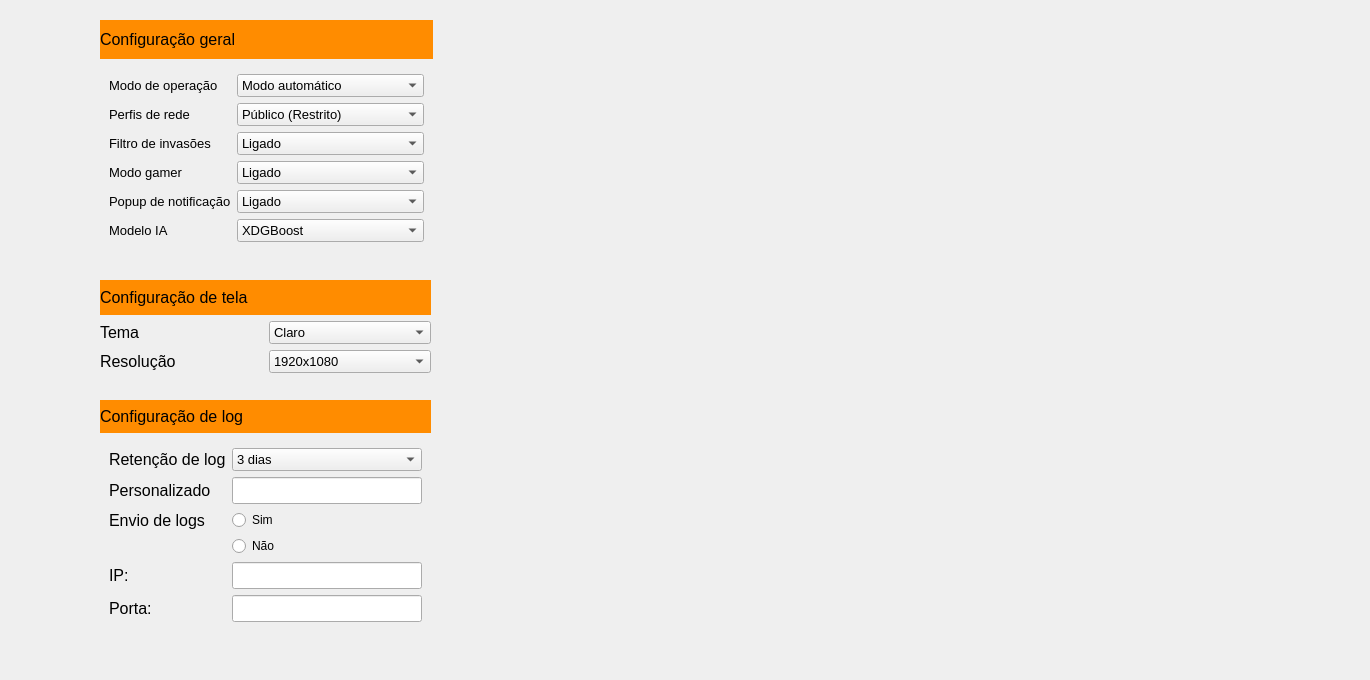
    <widget class="QWidget" name="tab_5">
     <attribute name="title">
      <string>Configurações</string>
     </attribute>
     <widget class="QLabel" name="label_Background_3">
      <property name="geometry">
       <rect>
        <x>420</x>
        <y>40</y>
        <width>941</width>
        <height>631</height>
       </rect>
      </property>
      <property name="text">
       <string/>
      </property>
      <property name="pixmap">
       <pixmap>../images/ChatGPT_Image_12_de_abr._de_2025__18_25_05-removebg-preview-lallala.png</pixmap>
      </property>
      <property name="scaledContents">
       <bool>true</bool>
      </property>
      <property name="alignment">
       <set>Qt::AlignmentFlag::AlignRight|Qt::AlignmentFlag::AlignTrailing|Qt::AlignmentFlag::AlignVCenter</set>
      </property>
     </widget>
     <widget class="QWidget" name="verticalWidget_ConfGeral_3" native="true">
      <property name="geometry">
       <rect>
        <x>100</x>
        <y>20</y>
        <width>333</width>
        <height>231</height>
       </rect>
      </property>
      <layout class="QVBoxLayout" name="verticalLayout_2">
       <item>
        <widget class="QLabel" name="label_ConfGeral_4">
         <property name="font">
          <font>
           <pointsize>-1</pointsize>
          </font>
         </property>
         <property name="styleSheet">
          <string notr="true">background-color: #FF8C00;
font-size: 16px;</string>
         </property>
         <property name="text">
          <string>Configuração geral</string>
         </property>
        </widget>
       </item>
       <item>
        <widget class="QWidget" name="widget_Opcoesgeral_4" native="true">
         <layout class="QFormLayout" name="formLayout_6">
          <item row="2" column="0">
           <widget class="QLabel" name="label_MododeOperacao">
            <property name="font">
             <font>
              <family>Segoe UI</family>
              <pointsize>10</pointsize>
              <italic>false</italic>
              <bold>false</bold>
             </font>
            </property>
            <property name="styleSheet">
             <string notr="true">font: 10pt &quot;Segoe UI&quot;;</string>
            </property>
            <property name="text">
             <string>Modo de operação</string>
            </property>
           </widget>
          </item>
          <item row="2" column="1">
           <widget class="QComboBox" name="comboBox_operacao">
            <property name="font">
             <font>
              <family>Segoe UI</family>
              <pointsize>10</pointsize>
              <italic>false</italic>
              <bold>false</bold>
             </font>
            </property>
            <property name="styleSheet">
             <string notr="true">font: 10pt &quot;Segoe UI&quot;;</string>
            </property>
            <item>
             <property name="text">
              <string>Modo automático</string>
             </property>
            </item>
            <item>
             <property name="text">
              <string>Modo Interativo</string>
             </property>
            </item>
            <item>
             <property name="text">
              <string>Modo personalizado</string>
             </property>
            </item>
           </widget>
          </item>
          <item row="3" column="0">
           <widget class="QLabel" name="label_PerfisRede">
            <property name="font">
             <font>
              <family>Segoe UI</family>
              <pointsize>10</pointsize>
              <italic>false</italic>
              <bold>false</bold>
             </font>
            </property>
            <property name="styleSheet">
             <string notr="true">font: 10pt &quot;Segoe UI&quot;;</string>
            </property>
            <property name="text">
             <string>Perfis de rede</string>
            </property>
           </widget>
          </item>
          <item row="3" column="1">
           <widget class="QComboBox" name="comboBox_PerfisRede">
            <property name="font">
             <font>
              <family>Segoe UI</family>
              <pointsize>10</pointsize>
              <italic>false</italic>
              <bold>false</bold>
             </font>
            </property>
            <property name="styleSheet">
             <string notr="true">font: 10pt &quot;Segoe UI&quot;;</string>
            </property>
            <item>
             <property name="text">
              <string>Público (Restrito)</string>
             </property>
            </item>
            <item>
             <property name="text">
              <string>Privado (Casa/trabalho)</string>
             </property>
            </item>
            <item>
             <property name="text">
              <string>Dominio(Corporativo)</string>
             </property>
            </item>
           </widget>
          </item>
          <item row="4" column="0">
           <widget class="QLabel" name="label_FiltrodeInvasoes">
            <property name="font">
             <font>
              <family>Segoe UI</family>
              <pointsize>10</pointsize>
              <italic>false</italic>
              <bold>false</bold>
             </font>
            </property>
            <property name="styleSheet">
             <string notr="true">font: 10pt &quot;Segoe UI&quot;;</string>
            </property>
            <property name="text">
             <string>Filtro de invasões</string>
            </property>
           </widget>
          </item>
          <item row="4" column="1">
           <widget class="QComboBox" name="comboBox_filtro">
            <property name="font">
             <font>
              <family>Segoe UI</family>
              <pointsize>10</pointsize>
              <italic>false</italic>
              <bold>false</bold>
             </font>
            </property>
            <property name="styleSheet">
             <string notr="true">font: 10pt &quot;Segoe UI&quot;;</string>
            </property>
            <item>
             <property name="text">
              <string>Ligado</string>
             </property>
            </item>
            <item>
             <property name="text">
              <string>Desligado</string>
             </property>
            </item>
           </widget>
          </item>
          <item row="5" column="0">
           <widget class="QLabel" name="label_ModoGamer">
            <property name="font">
             <font>
              <family>Segoe UI</family>
              <pointsize>10</pointsize>
              <italic>false</italic>
              <bold>false</bold>
             </font>
            </property>
            <property name="styleSheet">
             <string notr="true">font: 10pt &quot;Segoe UI&quot;;</string>
            </property>
            <property name="text">
             <string>Modo gamer</string>
            </property>
           </widget>
          </item>
          <item row="5" column="1">
           <widget class="QComboBox" name="comboBox_ModoGamer">
            <property name="font">
             <font>
              <family>Segoe UI</family>
              <pointsize>10</pointsize>
              <italic>false</italic>
              <bold>false</bold>
             </font>
            </property>
            <property name="styleSheet">
             <string notr="true">font: 10pt &quot;Segoe UI&quot;;</string>
            </property>
            <item>
             <property name="text">
              <string>Ligado</string>
             </property>
            </item>
            <item>
             <property name="text">
              <string>Desligado</string>
             </property>
            </item>
           </widget>
          </item>
          <item row="6" column="0">
           <widget class="QLabel" name="label_PopupdeNotif">
            <property name="font">
             <font>
              <family>Segoe UI</family>
              <pointsize>10</pointsize>
              <italic>false</italic>
              <bold>false</bold>
             </font>
            </property>
            <property name="styleSheet">
             <string notr="true">font: 10pt &quot;Segoe UI&quot;;</string>
            </property>
            <property name="text">
             <string>Popup de notificação</string>
            </property>
           </widget>
          </item>
          <item row="6" column="1">
           <widget class="QComboBox" name="comboBox_PopupdeNotif">
            <property name="font">
             <font>
              <family>Segoe UI</family>
              <pointsize>10</pointsize>
              <italic>false</italic>
              <bold>false</bold>
             </font>
            </property>
            <property name="styleSheet">
             <string notr="true">font: 10pt &quot;Segoe UI&quot;;</string>
            </property>
            <item>
             <property name="text">
              <string>Ligado</string>
             </property>
            </item>
            <item>
             <property name="text">
              <string>Desligado</string>
             </property>
            </item>
           </widget>
          </item>
          <item row="7" column="0">
           <widget class="QLabel" name="label_ModeloIA">
            <property name="font">
             <font>
              <family>Segoe UI</family>
              <pointsize>10</pointsize>
              <italic>false</italic>
              <bold>false</bold>
             </font>
            </property>
            <property name="styleSheet">
             <string notr="true">font: 10pt &quot;Segoe UI&quot;;</string>
            </property>
            <property name="frameShape">
             <enum>QFrame::Shape::NoFrame</enum>
            </property>
            <property name="frameShadow">
             <enum>QFrame::Shadow::Plain</enum>
            </property>
            <property name="lineWidth">
             <number>1</number>
            </property>
            <property name="text">
             <string>Modelo IA</string>
            </property>
            <property name="textFormat">
             <enum>Qt::TextFormat::AutoText</enum>
            </property>
           </widget>
          </item>
          <item row="7" column="1">
           <widget class="QComboBox" name="comboBox_ModeloIA">
            <property name="enabled">
             <bool>true</bool>
            </property>
            <property name="font">
             <font>
              <family>Segoe UI</family>
              <pointsize>10</pointsize>
              <italic>false</italic>
              <bold>false</bold>
             </font>
            </property>
            <property name="styleSheet">
             <string notr="true">font: 10pt &quot;Segoe UI&quot;;</string>
            </property>
            <property name="sizeAdjustPolicy">
             <enum>QComboBox::SizeAdjustPolicy::AdjustToContentsOnFirstShow</enum>
            </property>
            <property name="frame">
             <bool>true</bool>
            </property>
            <item>
             <property name="text">
              <string>XDGBoost</string>
             </property>
            </item>
            <item>
             <property name="text">
              <string>Random Forest</string>
             </property>
            </item>
           </widget>
          </item>
         </layout>
        </widget>
       </item>
      </layout>
     </widget>
     <widget class="QWidget" name="widget_configuracaodeIA_3" native="true">
      <property name="geometry">
       <rect>
        <x>100</x>
        <y>280</y>
        <width>331</width>
        <height>93</height>
       </rect>
      </property>
      <layout class="QGridLayout" name="gridLayout">
       <item row="0" column="0" colspan="2">
        <widget class="QLabel" name="label_ConfiguracaodeIA_3">
         <property name="sizePolicy">
          <sizepolicy hsizetype="Minimum" vsizetype="Minimum">
           <horstretch>0</horstretch>
           <verstretch>0</verstretch>
          </sizepolicy>
         </property>
         <property name="minimumSize">
          <size>
           <width>20</width>
           <height>20</height>
          </size>
         </property>
         <property name="font">
          <font>
           <pointsize>-1</pointsize>
          </font>
         </property>
         <property name="styleSheet">
          <string notr="true">background-color: #FF8C00;
font-size: 16px;</string>
         </property>
         <property name="text">
          <string>Configuração de tela</string>
         </property>
        </widget>
       </item>
       <item row="1" column="0">
        <widget class="QLabel" name="label_Tema_2">
         <property name="font">
          <font>
           <pointsize>12</pointsize>
          </font>
         </property>
         <property name="styleSheet">
          <string notr="true">color: black
</string>
         </property>
         <property name="frameShape">
          <enum>QFrame::Shape::NoFrame</enum>
         </property>
         <property name="frameShadow">
          <enum>QFrame::Shadow::Plain</enum>
         </property>
         <property name="lineWidth">
          <number>1</number>
         </property>
         <property name="text">
          <string>Tema</string>
         </property>
         <property name="textFormat">
          <enum>Qt::TextFormat::AutoText</enum>
         </property>
        </widget>
       </item>
       <item row="1" column="1">
        <widget class="QComboBox" name="comboBox_Tema">
         <property name="enabled">
          <bool>true</bool>
         </property>
         <property name="font">
          <font>
           <family>Segoe UI</family>
           <pointsize>10</pointsize>
           <italic>false</italic>
           <bold>false</bold>
          </font>
         </property>
         <property name="cursor">
          <cursorShape>PointingHandCursor</cursorShape>
         </property>
         <property name="styleSheet">
          <string notr="true">font: 10pt &quot;Segoe UI&quot;;</string>
         </property>
         <property name="sizeAdjustPolicy">
          <enum>QComboBox::SizeAdjustPolicy::AdjustToContentsOnFirstShow</enum>
         </property>
         <property name="frame">
          <bool>true</bool>
         </property>
         <item>
          <property name="text">
           <string>Claro</string>
          </property>
         </item>
         <item>
          <property name="text">
           <string>Escuro</string>
          </property>
         </item>
         <item>
          <property name="text">
           <string>Opções</string>
          </property>
         </item>
        </widget>
       </item>
       <item row="2" column="0">
        <widget class="QLabel" name="label_Resolucao_2">
         <property name="font">
          <font>
           <pointsize>12</pointsize>
          </font>
         </property>
         <property name="styleSheet">
          <string notr="true">color: black;</string>
         </property>
         <property name="frameShape">
          <enum>QFrame::Shape::NoFrame</enum>
         </property>
         <property name="frameShadow">
          <enum>QFrame::Shadow::Plain</enum>
         </property>
         <property name="lineWidth">
          <number>1</number>
         </property>
         <property name="text">
          <string>Resolução</string>
         </property>
         <property name="textFormat">
          <enum>Qt::TextFormat::AutoText</enum>
         </property>
        </widget>
       </item>
       <item row="2" column="1">
        <widget class="QComboBox" name="comboBox_Resolucao">
         <property name="enabled">
          <bool>true</bool>
         </property>
         <property name="font">
          <font>
           <family>Segoe UI</family>
           <pointsize>10</pointsize>
           <italic>false</italic>
           <bold>false</bold>
          </font>
         </property>
         <property name="cursor">
          <cursorShape>PointingHandCursor</cursorShape>
         </property>
         <property name="styleSheet">
          <string notr="true">font: 10pt &quot;Segoe UI&quot;;</string>
         </property>
         <property name="sizeAdjustPolicy">
          <enum>QComboBox::SizeAdjustPolicy::AdjustToContentsOnFirstShow</enum>
         </property>
         <property name="frame">
          <bool>true</bool>
         </property>
         <item>
          <property name="text">
           <string>1920x1080</string>
          </property>
         </item>
         <item>
          <property name="text">
           <string>1360x768</string>
          </property>
         </item>
         <item>
          <property name="text">
           <string>800x400</string>
          </property>
         </item>
        </widget>
       </item>
      </layout>
     </widget>
     <widget class="QWidget" name="verticalWidget_ConfGeral_2" native="true">
      <property name="geometry">
       <rect>
        <x>100</x>
        <y>400</y>
        <width>331</width>
        <height>231</height>
       </rect>
      </property>
      <layout class="QVBoxLayout" name="verticalLayout_4">
       <item>
        <widget class="QLabel" name="label_ConfLog">
         <property name="font">
          <font>
           <pointsize>-1</pointsize>
          </font>
         </property>
         <property name="styleSheet">
          <string notr="true">background-color: #FF8C00;
font-size: 16px;</string>
         </property>
         <property name="text">
          <string>Configuração de log</string>
         </property>
        </widget>
       </item>
       <item>
        <widget class="QWidget" name="formWidget_2" native="true">
         <layout class="QFormLayout" name="formLayout_2">
          <item row="0" column="1">
           <widget class="QComboBox" name="comboBox_RetencaoLog">
            <property name="font">
             <font>
              <family>Segoe UI</family>
              <pointsize>10</pointsize>
              <italic>false</italic>
              <bold>false</bold>
             </font>
            </property>
            <property name="styleSheet">
             <string notr="true">font: 10pt &quot;Segoe UI&quot;;</string>
            </property>
            <item>
             <property name="text">
              <string>3 dias</string>
             </property>
            </item>
            <item>
             <property name="text">
              <string>5 dias</string>
             </property>
            </item>
            <item>
             <property name="text">
              <string>7 dias</string>
             </property>
            </item>
            <item>
             <property name="text">
              <string>15 dias</string>
             </property>
            </item>
            <item>
             <property name="text">
              <string>30 dias</string>
             </property>
            </item>
           </widget>
          </item>
          <item row="0" column="0">
           <widget class="QLabel" name="label_RetencaoLog">
            <property name="font">
             <font>
              <pointsize>12</pointsize>
             </font>
            </property>
            <property name="text">
             <string>Retenção de log</string>
            </property>
           </widget>
          </item>
          <item row="1" column="0">
           <widget class="QLabel" name="label_RetencaoOutros">
            <property name="font">
             <font>
              <pointsize>12</pointsize>
             </font>
            </property>
            <property name="styleSheet">
             <string notr="true"/>
            </property>
            <property name="text">
             <string>Personalizado</string>
            </property>
           </widget>
          </item>
          <item row="1" column="1">
           <widget class="QLineEdit" name="lineEdit_RetencaoOutros">
            <property name="sizePolicy">
             <sizepolicy hsizetype="Minimum" vsizetype="Fixed">
              <horstretch>0</horstretch>
              <verstretch>0</verstretch>
             </sizepolicy>
            </property>
            <property name="font">
             <font>
              <pointsize>12</pointsize>
             </font>
            </property>
            <property name="text">
             <string/>
            </property>
           </widget>
          </item>
          <item row="2" column="0">
           <widget class="QLabel" name="label_EnvioLogs">
            <property name="font">
             <font>
              <pointsize>12</pointsize>
             </font>
            </property>
            <property name="text">
             <string>Envio de logs</string>
            </property>
           </widget>
          </item>
          <item row="2" column="1">
           <widget class="QRadioButton" name="radioButton_EnvioLogsSim">
            <property name="text">
             <string>Sim</string>
            </property>
           </widget>
          </item>
          <item row="3" column="1">
           <widget class="QRadioButton" name="radioButton_EnvioLogsNo">
            <property name="text">
             <string>Não</string>
            </property>
           </widget>
          </item>
          <item row="4" column="1">
           <widget class="QLineEdit" name="lineEdit_IP">
            <property name="sizePolicy">
             <sizepolicy hsizetype="Minimum" vsizetype="Fixed">
              <horstretch>0</horstretch>
              <verstretch>0</verstretch>
             </sizepolicy>
            </property>
            <property name="font">
             <font>
              <pointsize>12</pointsize>
             </font>
            </property>
            <property name="text">
             <string/>
            </property>
           </widget>
          </item>
          <item row="4" column="0">
           <widget class="QLabel" name="label_IP">
            <property name="font">
             <font>
              <pointsize>12</pointsize>
             </font>
            </property>
            <property name="text">
             <string>IP:</string>
            </property>
           </widget>
          </item>
          <item row="5" column="0">
           <widget class="QLabel" name="label_Porta">
            <property name="font">
             <font>
              <pointsize>12</pointsize>
             </font>
            </property>
            <property name="text">
             <string>Porta:</string>
            </property>
           </widget>
          </item>
          <item row="5" column="1">
           <widget class="QLineEdit" name="lineEdit_Porta">
            <property name="sizePolicy">
             <sizepolicy hsizetype="Minimum" vsizetype="Fixed">
              <horstretch>0</horstretch>
              <verstretch>0</verstretch>
             </sizepolicy>
            </property>
            <property name="font">
             <font>
              <pointsize>12</pointsize>
             </font>
            </property>
            <property name="text">
             <string/>
            </property>
           </widget>
          </item>
         </layout>
        </widget>
       </item>
      </layout>
     </widget>
    </widget>
